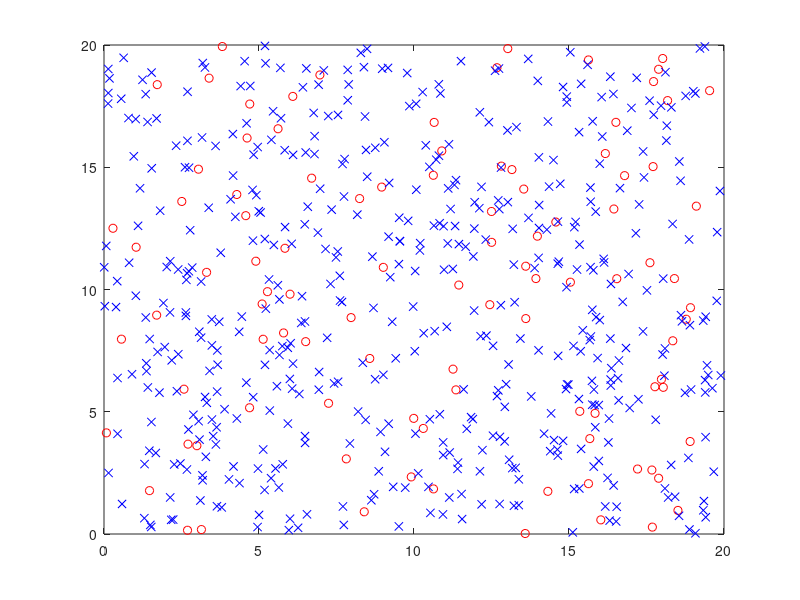

Reproduce this figure in MATLAB. (Note: this script raises an error after producing the figure.)
clear 
close all
clc

load ("Practica_Sist_Tec_Teleco_2324.mat")

figure(1)
plot(bt(:,1),bt(:,2), 'o', 'Color','red')
hold on
plot(xp(:,1),xp(:,2), 'x', 'Color','blue')
viscircles(bt,1.5)
xlabel('Distancia [km]')
ylabel('Distancia [km]')
title('Distribución de Estaciones Base y Usuarios')

C1 = 0; %usuarios a los que cubre
C2 = 0; %Coste total
Radius = 1.75;
Matrix = nan * ones(100,100);

tic
for i = 1:length(bt(:,1))
    contador = 1;
    for j = 1:length(xp(:,1))
        %Si el usuario está cubierto, es el usuario j
        distance = norm(bt(i,:)-xp(j,:));
        if (distance<=Radius)
            Matrix(i,contador) = j;
            contador = contador+1;
        end
    end
end
run_time_norm = toc;

C1 = 0; %usuarios a los que cubre
C2 = 0; %Coste total
Radius = 1.75;
Matrix = nan * ones(100,100);

tic
for i = 1:length(bt(:,1))
    contador = 1;
    for j = 1:length(xp(:,1))
        %Si el usuario está cubierto, es el usuario j
        distance = sqrt((bt(i,1)-xp(j,1)).^2+(bt(i,2)-xp(j,2)).^2);
        if (distance<=Radius)
            Matrix(i,contador) = j;
            contador = contador+1;
        end
    end
end
run_time_dist = toc;
Posicion_antenas = randperm(100,25)';

N_BTS = 25;
temp = [ones(1,N_BTS) zeros(1,height(bt)-N_BTS)];
rand_temp = temp(randperm(height(bt),height(bt)));
ones_pos = find(rand_temp == 1);




%% Calculamos C1 %%



%% Calculamos C2 %%

%g(x) = Alpha Gentecubre(x) + Betta 1/Costetotal(x) 